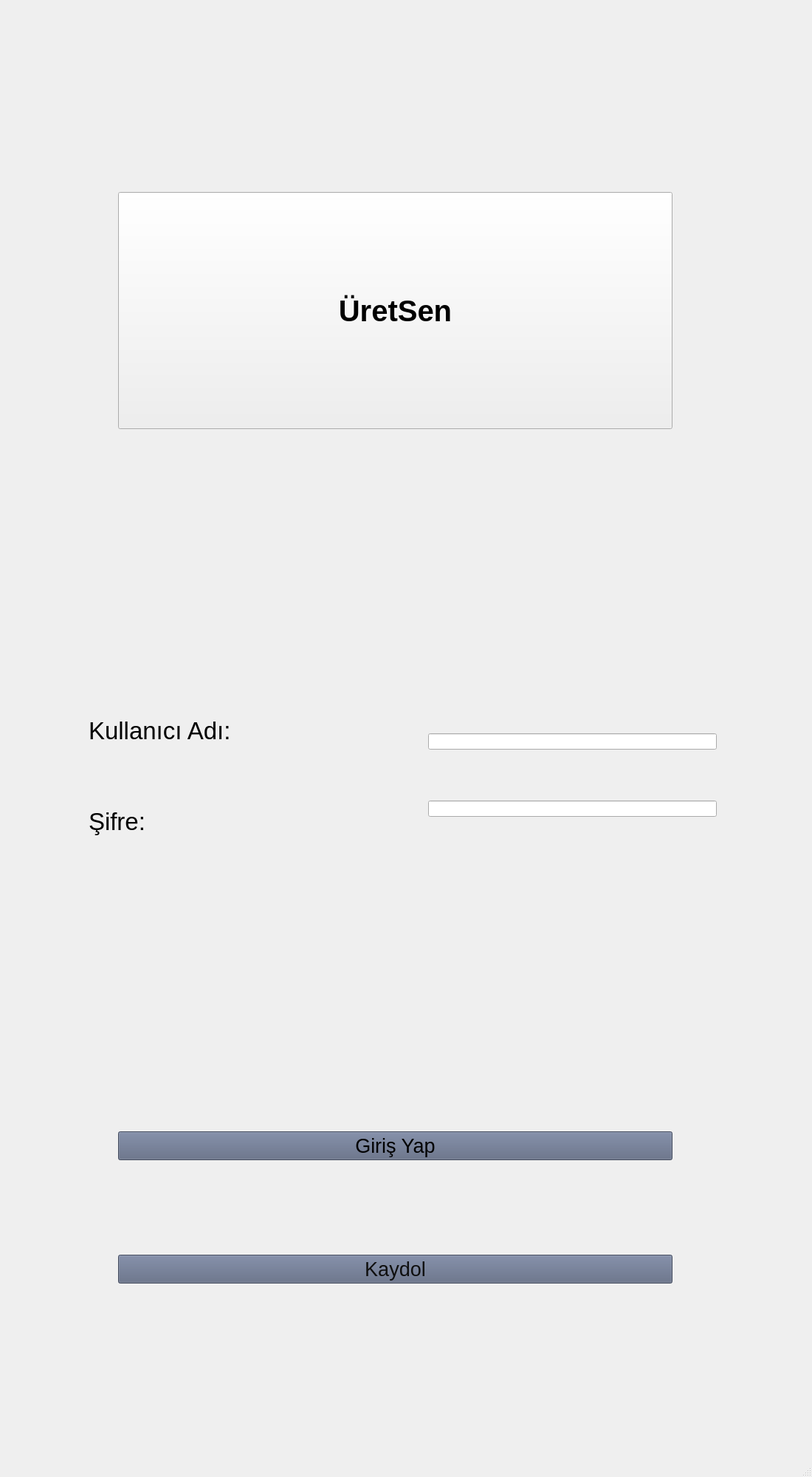
<?xml version="1.0" encoding="UTF-8"?>
<ui version="4.0">
 <class>GirisEkrani</class>
 <widget class="QMainWindow" name="GirisEkrani">
  <property name="geometry">
   <rect>
    <x>0</x>
    <y>0</y>
    <width>1100</width>
    <height>2000</height>
   </rect>
  </property>
  <property name="windowTitle">
   <string>Giriş Ekranı</string>
  </property>
  <widget class="QWidget" name="centralwidget">
   <widget class="QWidget" name="layoutWidget">
    <property name="geometry">
     <rect>
      <x>120</x>
      <y>930</y>
      <width>461</width>
      <height>241</height>
     </rect>
    </property>
    <layout class="QVBoxLayout" name="verticalLayout">
     <item>
      <widget class="QLabel" name="label">
       <property name="font">
        <font>
         <family>MS Shell Dlg 2</family>
         <pointsize>25</pointsize>
         <weight>9</weight>
         <italic>false</italic>
         <bold>false</bold>
         <underline>false</underline>
         <strikeout>false</strikeout>
        </font>
       </property>
       <property name="styleSheet">
        <string notr="true">font: 75 25pt &quot;MS Shell Dlg 2&quot;;</string>
       </property>
       <property name="text">
        <string>Kullanıcı Adı:</string>
       </property>
      </widget>
     </item>
     <item>
      <widget class="QLabel" name="label_2">
       <property name="font">
        <font>
         <family>MS Shell Dlg 2</family>
         <pointsize>25</pointsize>
         <weight>9</weight>
         <italic>false</italic>
         <bold>false</bold>
        </font>
       </property>
       <property name="styleSheet">
        <string notr="true">font: 75 25pt &quot;MS Shell Dlg 2&quot;;</string>
       </property>
       <property name="text">
        <string>Şifre:</string>
       </property>
      </widget>
     </item>
    </layout>
   </widget>
   <widget class="QWidget" name="layoutWidget">
    <property name="geometry">
     <rect>
      <x>580</x>
      <y>930</y>
      <width>391</width>
      <height>241</height>
     </rect>
    </property>
    <layout class="QVBoxLayout" name="verticalLayout_2">
     <item>
      <widget class="QLineEdit" name="kullanici">
       <property name="styleSheet">
        <string notr="true">font: 75 15pt &quot;MS Shell Dlg 2&quot;;</string>
       </property>
      </widget>
     </item>
     <item>
      <widget class="QLineEdit" name="sifre">
       <property name="styleSheet">
        <string notr="true">font: 75 15pt &quot;MS Shell Dlg 2&quot;;</string>
       </property>
       <property name="echoMode">
        <enum>QLineEdit::Password</enum>
       </property>
      </widget>
     </item>
    </layout>
   </widget>
   <widget class="QWidget" name="layoutWidget">
    <property name="geometry">
     <rect>
      <x>160</x>
      <y>1410</y>
      <width>751</width>
      <height>451</height>
     </rect>
    </property>
    <layout class="QVBoxLayout" name="verticalLayout_3">
     <item>
      <widget class="QPushButton" name="pushButton">
       <property name="font">
        <font>
         <family>MS Shell Dlg 2</family>
         <pointsize>20</pointsize>
         <weight>9</weight>
         <italic>false</italic>
         <bold>false</bold>
         <underline>false</underline>
         <strikeout>false</strikeout>
         <kerning>true</kerning>
        </font>
       </property>
       <property name="styleSheet">
        <string notr="true">background-color: rgb(90, 101, 127);
font: 75 20pt &quot;MS Shell Dlg 2&quot;;
</string>
       </property>
       <property name="text">
        <string>Giriş Yap</string>
       </property>
      </widget>
     </item>
     <item>
      <widget class="QPushButton" name="pushButton_2">
       <property name="font">
        <font>
         <family>MS Shell Dlg 2</family>
         <pointsize>20</pointsize>
         <weight>9</weight>
         <italic>false</italic>
         <bold>false</bold>
        </font>
       </property>
       <property name="styleSheet">
        <string notr="true">color: rgb(15, 15, 15);
font: 75 20pt &quot;MS Shell Dlg 2&quot;;
background-color: rgb(90, 101, 127);</string>
       </property>
       <property name="text">
        <string>Kaydol</string>
       </property>
      </widget>
     </item>
    </layout>
   </widget>
   <widget class="QLabel" name="label_3">
    <property name="geometry">
     <rect>
      <x>130</x>
      <y>30</y>
      <width>251</width>
      <height>41</height>
     </rect>
    </property>
    <property name="text">
     <string/>
    </property>
   </widget>
   <widget class="QPushButton" name="pushButton_3">
    <property name="geometry">
     <rect>
      <x>160</x>
      <y>260</y>
      <width>751</width>
      <height>321</height>
     </rect>
    </property>
    <property name="font">
     <font>
      <pointsize>30</pointsize>
      <weight>75</weight>
      <italic>false</italic>
      <bold>true</bold>
     </font>
    </property>
    <property name="text">
     <string>ÜretSen</string>
    </property>
    <property name="icon">
     <iconset>
      <normalon>:/icon/Yeni klasör/üretSen.jpeg</normalon>
     </iconset>
    </property>
    <property name="iconSize">
     <size>
      <width>300</width>
      <height>300</height>
     </size>
    </property>
   </widget>
  </widget>
  <widget class="QStatusBar" name="statusbar"/>
  <widget class="QMenuBar" name="menubar">
   <property name="geometry">
    <rect>
     <x>0</x>
     <y>0</y>
     <width>1100</width>
     <height>21</height>
    </rect>
   </property>
   <property name="font">
    <font>
     <weight>50</weight>
     <bold>false</bold>
    </font>
   </property>
  </widget>
 </widget>
 <resources/>
 <connections/>
</ui>
